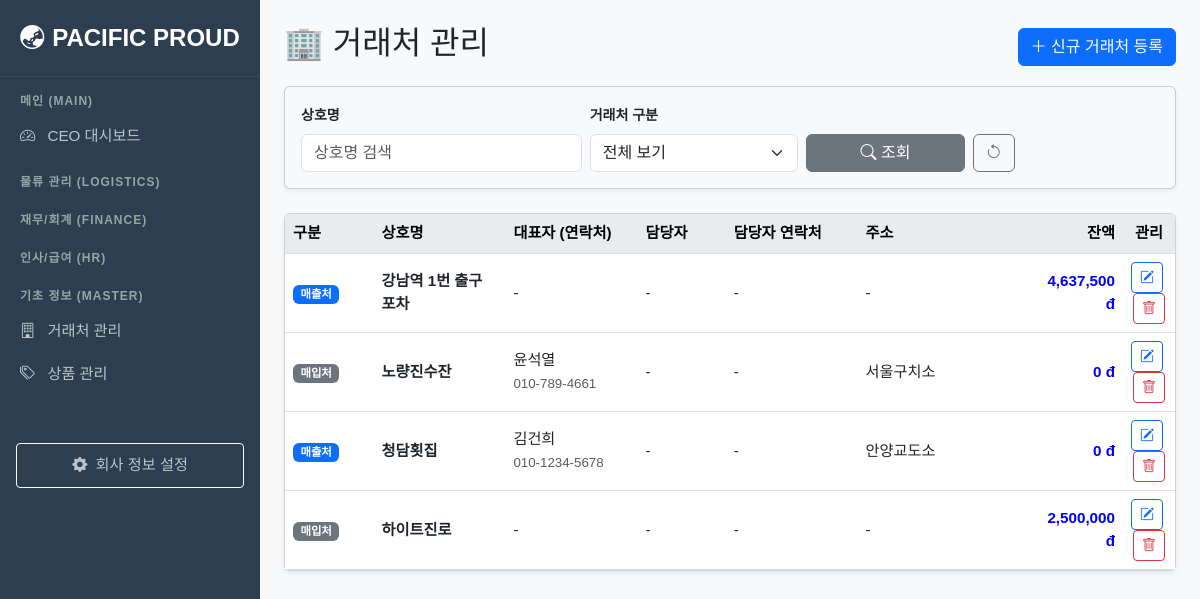
Page /partners/ on the earlier database version.
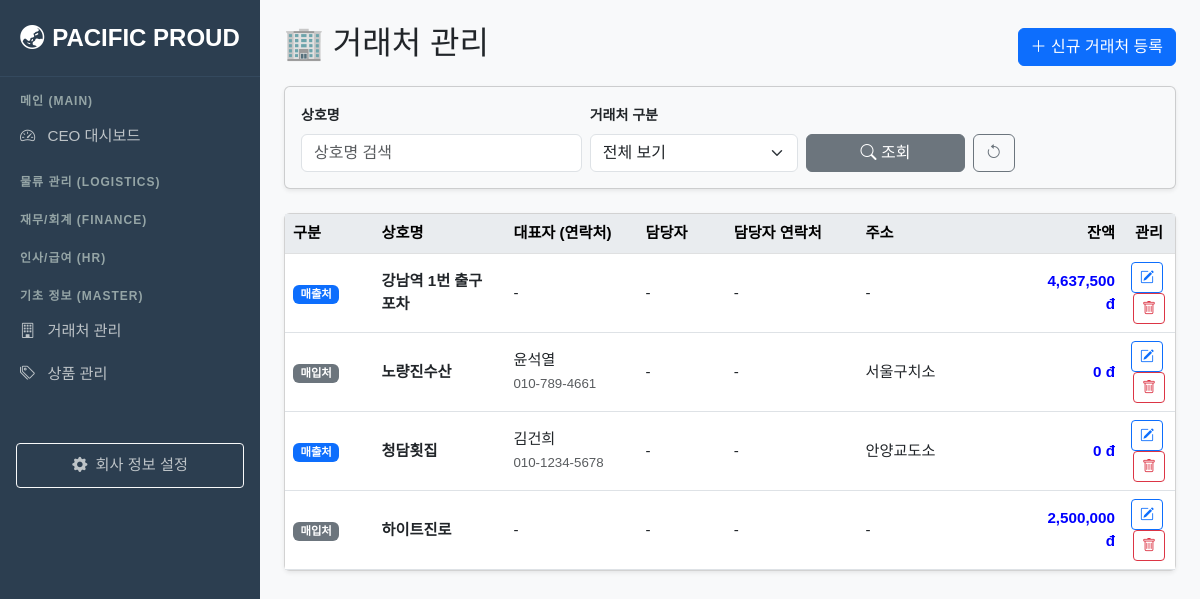
Same page on the later database version.
### fulfillment/models.py (models this page shows, shortened)
class Partner(models.Model):
    name = models.CharField(max_length=100, verbose_name="상호명")
    partner_type = models.CharField(max_length=10, choices=PartnerType.choices, verbose_name="구분")
    biz_number = models.CharField(max_length=20, verbose_name="사업자번호", blank=True, null=True)
    owner_name = models.CharField(max_length=50, verbose_name="대표자명", blank=True, null=True)
    phone = models.CharField(max_length=20, verbose_name="대표 전화번호", blank=True, null=True)
    address = models.CharField(max_length=200, verbose_name="주소", blank=True, null=True)
    contact_person = models.CharField(max_length=50, verbose_name="담당자명", blank=True, null=True)
    contact_phone = models.CharField(max_length=20, verbose_name="담당자 연락처", blank=True, null=True)
    initial_balance = models.DecimalField(max_digits=12, decimal_places=0, default=0, verbose_name="기초 미수/미지급금")
    @property
    def current_balance(self):
        if self.partner_type == 'CLIENT':
            total_trade = self.order_set.filter(status='SHIPPED').aggregate(s=Sum('total_revenue'))['s'] or 0
            total_paid = self.payment_set.aggregate(s=Sum('amount'))['s'] or 0
            return (self.initial_balance + total_trade) - total_paid
        elif self.partner_type == 'SUPPLIER':
            total_trade = self.purchase_set.filter(status='RECEIVED').aggregate(s=Sum('total_amount'))['s'] or 0
            total_paid = self.payment_set.aggregate(s=Sum('amount'))['s'] or 0
            return (self.initial_balance + total_trade) - total_paid
        return 0

### fulfillment/views.py (the view)
# urls.py: path('partners/', views.partner_list, name='partner_list'),
def partner_list(request):
    partners = Partner.objects.order_by('name')
    name_query = request.GET.get('name')
    type_query = request.GET.get('partner_type')
    if name_query:
        partners = partners.filter(name__icontains=name_query)
    if type_query:
        partners = partners.filter(partner_type=type_query)
    form = PartnerForm()
    return render(request, 'fulfillment/partner_list.html', {
        'partners': partners,
        'form': form
    })

### fulfillment/forms.py
class PartnerForm(forms.ModelForm):
    class Meta:
        model = Partner
        fields = ['name', 'partner_type', 'biz_number', 'owner_name', 'phone', 'address', 'contact_person', 'contact_phone', 'initial_balance']
        widgets = {
            'name': forms.TextInput(attrs={'class': 'form-control'}),
            'partner_type': forms.Select(attrs={'class': 'form-select'}),
            'biz_number': forms.TextInput(attrs={'class': 'form-control'}),
            'owner_name': forms.TextInput(attrs={'class': 'form-control'}),
            'phone': forms.TextInput(attrs={'class': 'form-control'}),
            'address': forms.TextInput(attrs={'class': 'form-control'}),
            'contact_person': forms.TextInput(attrs={'class': 'form-control'}),
            'contact_phone': forms.TextInput(attrs={'class': 'form-control'}),
            'initial_balance': forms.NumberInput(attrs={'class': 'form-control'}),
        }

### templates/fulfillment/partner_list.html (shortened to what this page needs)
{% extends 'base.html' %}
{% load humanize %}
{% block content %}
<div class="d-flex justify-content-between align-items-center mb-3">
    <h2>🏢 거래처 관리</h2>
    <button type="button" class="btn btn-primary" data-bs-toggle="modal" data-bs-target="#addPartnerModal">
        <i class="bi bi-plus-lg"></i> 신규 거래처 등록
    </button>
</div>
<div class="card shadow-sm mb-4 bg-light">
    <div class="card-body py-3">
        <form method="get" class="row g-2 align-items-end">
            <div class="col-md-4">
                <label class="form-label fw-bold small">상호명</label>
                <input type="text" name="name" class="form-control" value="{{ request.GET.name }}" placeholder="상호명 검색">
            </div>
            <div class="col-md-3">
                <label class="form-label fw-bold small">거래처 구분</label>
                <select name="partner_type" class="form-select">
                    <option value="">전체 보기</option>
                </select>
            </div>
            <div class="col-md-3 d-flex gap-2">
                <button type="submit" class="btn btn-secondary flex-fill">
                    <i class="bi bi-search"></i> 조회
                </button>
                <a href="{% url 'fulfillment:partner_list' %}" class="btn btn-outline-secondary">
                    <i class="bi bi-arrow-counterclockwise"></i>
                </a>
            </div>
        </form>
    </div>
</div>
<div class="card shadow-sm mt-3">
    <div class="card-body p-0">
        <table class="table table-hover align-middle mb-0" style="font-size: 0.95rem;">
            <thead class="table-light">
                <tr>
                    <th style="width: 10%;">구분</th>
                    <th style="width: 15%;">상호명</th>
                    <th style="width: 15%;">대표자 (연락처)</th>
                    <th style="width: 10%;">담당자</th>
                    <th style="width: 15%;">담당자 연락처</th>
                    <th style="width: 20%;">주소</th>
                    <th style="width: 10%;" class="text-end">잔액</th>
                    <th style="width: 5%;" class="text-center">관리</th>
                </tr>
            </thead>
            <tbody>
                {% for p in partners %}
                <tr>
                    <td>
                        {% if p.partner_type == 'SUPPLIER' %}<span class="badge bg-secondary">매입처</span>
                        {% elif p.partner_type == 'CLIENT' %}<span class="badge bg-primary">매출처</span>
                        {% else %}<span class="badge bg-info text-dark">혼합</span>{% endif %}
                    </td>
                    <td class="fw-bold">{{ p.name }}</td>
                    <td>
                        {{ p.owner_name|default:"-" }}
                        {% if p.phone %}<br><small class="text-muted">{{ p.phone }}</small>{% endif %}
                    </td>
                    <td>{{ p.contact_person|default:"-" }}</td>
                    <td>{{ p.contact_phone|default:"-" }}</td>
                    <td class="text-truncate" style="max-width: 150px;" title="{{ p.address }}">
                        {{ p.address|default:"-" }}
                    </td>
                    <td class="text-end fw-bold" style="color: {% if p.current_balance >= 0 %}blue{% else %}red{% endif %};">
                        {{ p.current_balance|intcomma }} đ
                    </td>
                    <td class="text-center">
                        <a href="{% url 'fulfillment:partner_update' p.id %}" class="btn btn-sm btn-outline-primary me-1">
                            <i class="bi bi-pencil-square"></i>
                        </a>
                        <a href="{% url 'fulfillment:partner_delete' p.id %}" class="btn btn-sm btn-outline-danger">
                            <i class="bi bi-trash"></i>
                        </a>
                    </td>
                </tr>
                {% empty %}
                <tr><td colspan="8" class="text-center p-4">등록된 거래처가 없습니다.</td></tr>
                {% endfor %}
            </tbody>
        </table>
    </div>
</div>
{% endblock %}

Differences in the rows shown:
changed Partner "윤석열": name "노량진수잔" → "노량진수산"
